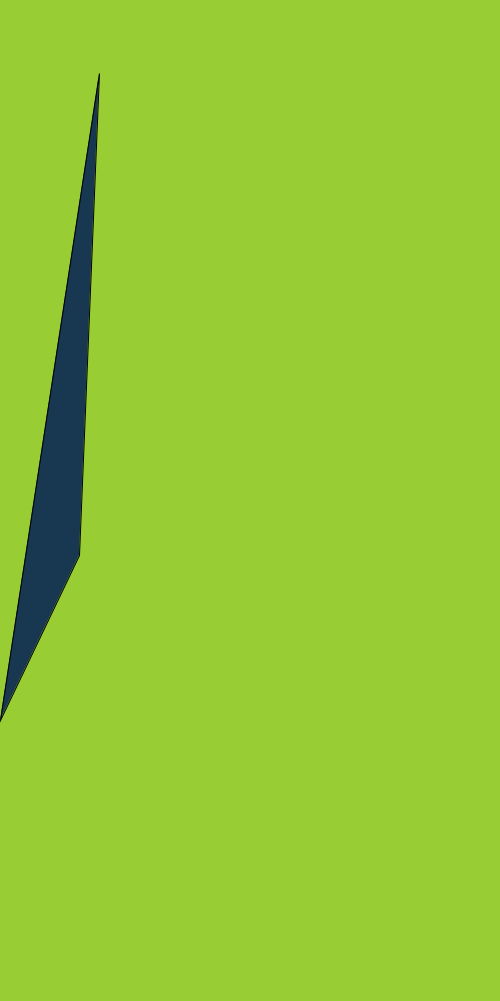
Frame 1 (no input)
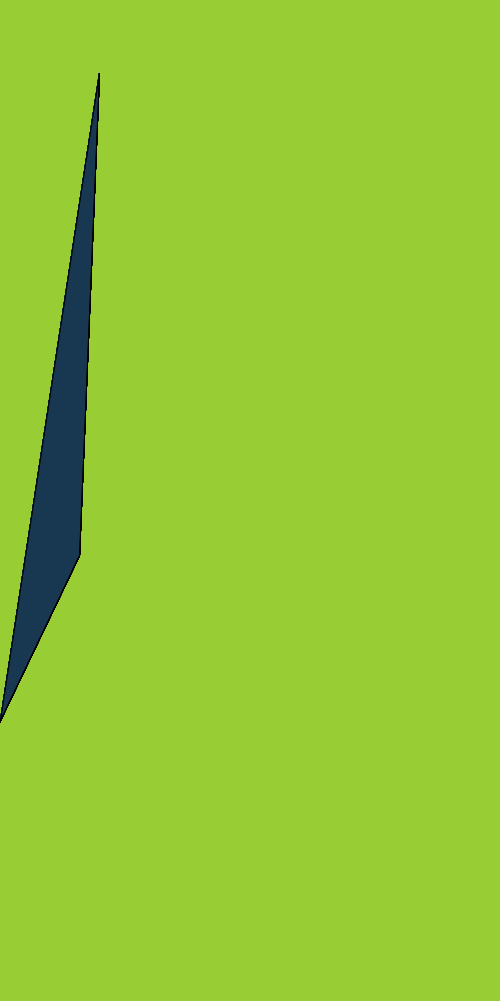
Frame 60 (the mouse pressed at the canvas centre just before this capture)
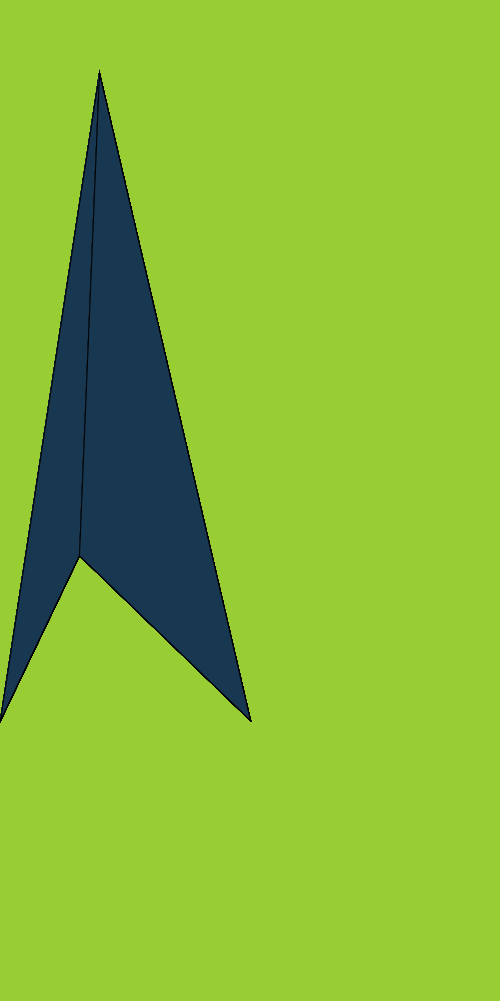
Frame 120 (the mouse held since frame 60 and released just before this capture)

The Processing sketch that drew these frames (run headless with seeded random() and noise(); from frame 60 on, the mouse is pressed at the canvas centre):

// Processing sketch: triangle
// ── triangle.pde
void setup() {
background(152,206,52);
size(500,1001);
}
void draw() {
  
 fill(24,56,82);
         
triangle(mouseX ,720,99,73,79,555);
if(mousePressed);
}
